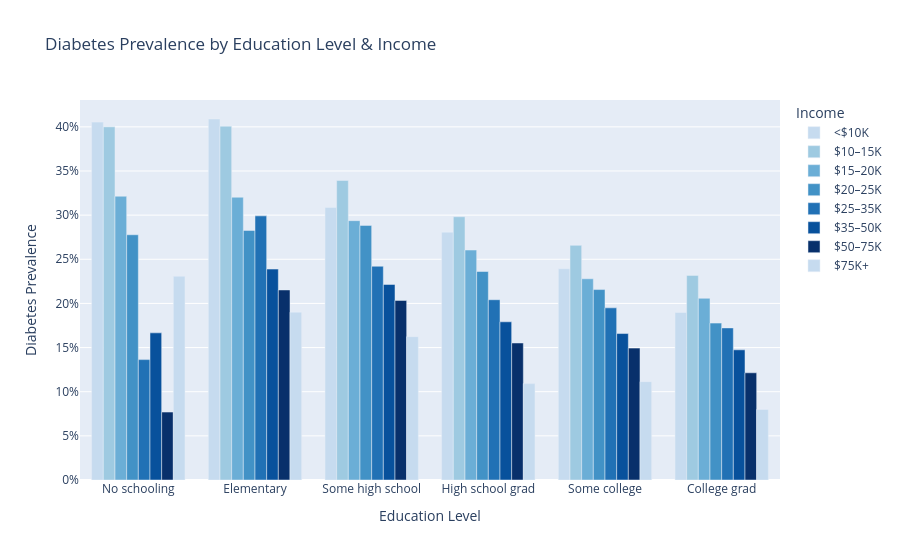

This figure's notebook cell:
### Markdown cell above
<a id="education-vs-income-by-diabetes"></a>
### Education Level vs Income by Diabetes Class

### Code cell
# Map labels
education_labels = {
    '1': 'No schooling', 
    '2': 'Elementary', 
    '3': 'Some high school', 
    '4': 'High school grad', 
    '5': 'Some college', 
    '6': 'College grad'
}

income_labels = {
    '1': '<$10K', 
    '2': '$10–15K', 
    '3': '$15–20K', 
    '4': '$20–25K', 
    '5': '$25–35K', 
    '6': '$35–50K', 
    '7': '$50–75K', 
    '8': '$75K+'
}

# Apply mapping to new columns for display
edu_income['Education_Label'] = edu_income['Education_Level'].astype(str).map(education_labels)
edu_income['Income_Label'] = edu_income['Income'].map(income_labels)

# Plot with labels
fig1 = px.bar(
    edu_income,
    x='Education_Label',
    y='Diabetes_Class',
    color='Income_Label',
    barmode='group',
    labels={'Diabetes_Class': 'Diabetes Prevalence', 'Education_Label': 'Education Level', 'Income_Label': 'Income'},
    title='Diabetes Prevalence by Education Level & Income',
    color_discrete_sequence=custom_blues
)

fig1.update_yaxes(tickformat=".0%")  # Show % format
fig1.show()

### Figure 1 — Plotly figure (JSON) as saved in the notebook; plotly's stock layout.template omitted (floating-point values rounded to 4 significant figures)
{"data": [{"alignmentgroup": "True", "hovertemplate": "Income=<$10K<br>Education Level=%{x}<br>Diabetes Prevalence=%{y}<extra></extra>", "legendgroup": "<$10K", "marker": {"color": "rgb(198,219,239)", "pattern": {"shape": ""}}, "name": "<$10K", "offsetgroup": "<$10K", "orientation": "v", "showlegend": true, "textposition": "auto", "type": "bar", "x": ["No schooling", "Elementary", "Some high school", "High school grad", "Some college", "College grad"], "xaxis": "x", "y": [0.4054, 0.4089, 0.3086, 0.2807, 0.2392, 0.1897], "yaxis": "y"}, {"alignmentgroup": "True", "hovertemplate": "Income=$10–15K<br>Education Level=%{x}<br>Diabetes Prevalence=%{y}<extra></extra>", "legendgroup": "$10–15K", "marker": {"color": "rgb(158,202,225)", "pattern": {"shape": ""}}, "name": "$10–15K", "offsetgroup": "$10–15K", "orientation": "v", "showlegend": true, "textposition": "auto", "type": "bar", "x": ["No schooling", "Elementary", "Some high school", "High school grad", "Some college", "College grad"], "xaxis": "x", "y": [0.4, 0.4008, 0.3392, 0.2982, 0.2658, 0.2317], "yaxis": "y"}, {"alignmentgroup": "True", "hovertemplate": "Income=$15–20K<br>Education Level=%{x}<br>Diabetes Prevalence=%{y}<extra></extra>", "legendgroup": "$15–20K", "marker": {"color": "rgb(107,174,214)", "pattern": {"shape": ""}}, "name": "$15–20K", "offsetgroup": "$15–20K", "orientation": "v", "showlegend": true, "textposition": "auto", "type": "bar", "x": ["No schooling", "Elementary", "Some high school", "High school grad", "Some college", "College grad"], "xaxis": "x", "y": [0.3214, 0.3203, 0.2937, 0.2605, 0.2279, 0.2058], "yaxis": "y"}, {"alignmentgroup": "True", "hovertemplate": "Income=$20–25K<br>Education Level=%{x}<br>Diabetes Prevalence=%{y}<extra></extra>", "legendgroup": "$20–25K", "marker": {"color": "rgb(66,146,198)", "pattern": {"shape": ""}}, "name": "$20–25K", "offsetgroup": "$20–25K", "orientation": "v", "showlegend": true, "textposition": "auto", "type": "bar", "x": ["No schooling", "Elementary", "Some high school", "High school grad", "Some college", "College grad"], "xaxis": "x", "y": [0.2778, 0.2826, 0.2884, 0.2361, 0.2157, 0.1777], "yaxis": "y"}, {"alignmentgroup": "True", "hovertemplate": "Income=$25–35K<br>Education Level=%{x}<br>Diabetes Prevalence=%{y}<extra></extra>", "legendgroup": "$25–35K", "marker": {"color": "rgb(33,113,181)", "pattern": {"shape": ""}}, "name": "$25–35K", "offsetgroup": "$25–35K", "orientation": "v", "showlegend": true, "textposition": "auto", "type": "bar", "x": ["No schooling", "Elementary", "Some high school", "High school grad", "Some college", "College grad"], "xaxis": "x", "y": [0.1364, 0.2992, 0.2421, 0.2042, 0.195, 0.1723], "yaxis": "y"}, {"alignmentgroup": "True", "hovertemplate": "Income=$35–50K<br>Education Level=%{x}<br>Diabetes Prevalence=%{y}<extra></extra>", "legendgroup": "$35–50K", "marker": {"color": "rgb(8,81,156)", "pattern": {"shape": ""}}, "name": "$35–50K", "offsetgroup": "$35–50K", "orientation": "v", "showlegend": true, "textposition": "auto", "type": "bar", "x": ["No schooling", "Elementary", "Some high school", "High school grad", "Some college", "College grad"], "xaxis": "x", "y": [0.1667, 0.2389, 0.2215, 0.1792, 0.1659, 0.1475], "yaxis": "y"}, {"alignmentgroup": "True", "hovertemplate": "Income=$50–75K<br>Education Level=%{x}<br>Diabetes Prevalence=%{y}<extra></extra>", "legendgroup": "$50–75K", "marker": {"color": "rgb(8,48,107)", "pattern": {"shape": ""}}, "name": "$50–75K", "offsetgroup": "$50–75K", "orientation": "v", "showlegend": true, "textposition": "auto", "type": "bar", "x": ["No schooling", "Elementary", "Some high school", "High school grad", "Some college", "College grad"], "xaxis": "x", "y": [0.07692, 0.2153, 0.2034, 0.1552, 0.1494, 0.1214], "yaxis": "y"}, {"alignmentgroup": "True", "hovertemplate": "Income=$75K+<br>Education Level=%{x}<br>Diabetes Prevalence=%{y}<extra></extra>", "legendgroup": "$75K+", "marker": {"color": "rgb(198,219,239)", "pattern": {"shape": ""}}, "name": "$75K+", "offsetgroup": "$75K+", "orientation": "v", "showlegend": true, "textposition": "auto", "type": "bar", "x": ["No schooling", "Elementary", "Some high school", "High school grad", "Some college", "College grad"], "xaxis": "x", "y": [0.2308, 0.1901, 0.1623, 0.1092, 0.1114, 0.07997], "yaxis": "y"}], "layout": {"autosize": true, "barmode": "group", "legend": {"title": {"text": "Income"}, "tracegroupgap": 0}, "title": {"text": "Diabetes Prevalence by Education Level & Income"}, "xaxis": {"anchor": "y", "autorange": true, "domain": [0, 1], "range": [-0.5, 5.5], "title": {"text": "Education Level"}, "type": "category"}, "yaxis": {"anchor": "x", "autorange": true, "domain": [0, 1], "range": [0, 0.4304], "tickformat": ".0%", "title": {"text": "Diabetes Prevalence"}, "type": "linear"}}}
